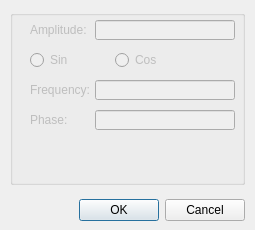
<?xml version="1.0" encoding="UTF-8"?>
<ui version="4.0">
 <class>Dialog</class>
 <widget class="QDialog" name="Dialog">
  <property name="geometry">
   <rect>
    <x>0</x>
    <y>0</y>
    <width>255</width>
    <height>230</height>
   </rect>
  </property>
  <property name="windowTitle">
   <string>Dialog</string>
  </property>
  <widget class="QDialogButtonBox" name="buttonBox">
   <property name="geometry">
    <rect>
     <x>10</x>
     <y>195</y>
     <width>235</width>
     <height>30</height>
    </rect>
   </property>
   <property name="orientation">
    <enum>Qt::Horizontal</enum>
   </property>
   <property name="standardButtons">
    <set>QDialogButtonBox::Cancel|QDialogButtonBox::Ok</set>
   </property>
  </widget>
  <widget class="QGroupBox" name="viewGroupBox">
   <property name="enabled">
    <bool>false</bool>
   </property>
   <property name="geometry">
    <rect>
     <x>10</x>
     <y>10</y>
     <width>235</width>
     <height>175</height>
    </rect>
   </property>
   <property name="title">
    <string/>
   </property>
   <property name="flat">
    <bool>false</bool>
   </property>
   <property name="checkable">
    <bool>false</bool>
   </property>
   <widget class="QLineEdit" name="amplitudeField">
    <property name="enabled">
     <bool>false</bool>
    </property>
    <property name="geometry">
     <rect>
      <x>85</x>
      <y>10</y>
      <width>140</width>
      <height>20</height>
     </rect>
    </property>
    <property name="readOnly">
     <bool>false</bool>
    </property>
   </widget>
   <widget class="QLabel" name="label">
    <property name="geometry">
     <rect>
      <x>20</x>
      <y>10</y>
      <width>65</width>
      <height>20</height>
     </rect>
    </property>
    <property name="text">
     <string>Amplitude:</string>
    </property>
   </widget>
   <widget class="QRadioButton" name="sinRadio">
    <property name="geometry">
     <rect>
      <x>20</x>
      <y>40</y>
      <width>100</width>
      <height>20</height>
     </rect>
    </property>
    <property name="text">
     <string>Sin</string>
    </property>
   </widget>
   <widget class="QRadioButton" name="cosRadio">
    <property name="geometry">
     <rect>
      <x>105</x>
      <y>40</y>
      <width>100</width>
      <height>20</height>
     </rect>
    </property>
    <property name="text">
     <string>Cos</string>
    </property>
   </widget>
   <widget class="QLineEdit" name="frequencyField">
    <property name="enabled">
     <bool>false</bool>
    </property>
    <property name="geometry">
     <rect>
      <x>85</x>
      <y>70</y>
      <width>140</width>
      <height>20</height>
     </rect>
    </property>
    <property name="readOnly">
     <bool>false</bool>
    </property>
   </widget>
   <widget class="QLabel" name="label_2">
    <property name="geometry">
     <rect>
      <x>20</x>
      <y>70</y>
      <width>65</width>
      <height>20</height>
     </rect>
    </property>
    <property name="text">
     <string>Frequency:</string>
    </property>
   </widget>
   <widget class="QLabel" name="label_3">
    <property name="geometry">
     <rect>
      <x>20</x>
      <y>100</y>
      <width>65</width>
      <height>20</height>
     </rect>
    </property>
    <property name="text">
     <string>Phase:</string>
    </property>
   </widget>
   <widget class="QLineEdit" name="frequencyField_2">
    <property name="enabled">
     <bool>false</bool>
    </property>
    <property name="geometry">
     <rect>
      <x>85</x>
      <y>100</y>
      <width>140</width>
      <height>20</height>
     </rect>
    </property>
    <property name="readOnly">
     <bool>false</bool>
    </property>
   </widget>
   <widget class="QLabel" name="resultLabel">
    <property name="geometry">
     <rect>
      <x>20</x>
      <y>140</y>
      <width>47</width>
      <height>13</height>
     </rect>
    </property>
    <property name="text">
     <string/>
    </property>
   </widget>
  </widget>
 </widget>
 <resources/>
 <connections>
  <connection>
   <sender>buttonBox</sender>
   <signal>accepted()</signal>
   <receiver>Dialog</receiver>
   <slot>accept()</slot>
   <hints>
    <hint type="sourcelabel">
     <x>248</x>
     <y>254</y>
    </hint>
    <hint type="destinationlabel">
     <x>157</x>
     <y>274</y>
    </hint>
   </hints>
  </connection>
  <connection>
   <sender>buttonBox</sender>
   <signal>rejected()</signal>
   <receiver>Dialog</receiver>
   <slot>reject()</slot>
   <hints>
    <hint type="sourcelabel">
     <x>316</x>
     <y>260</y>
    </hint>
    <hint type="destinationlabel">
     <x>286</x>
     <y>274</y>
    </hint>
   </hints>
  </connection>
 </connections>
</ui>
